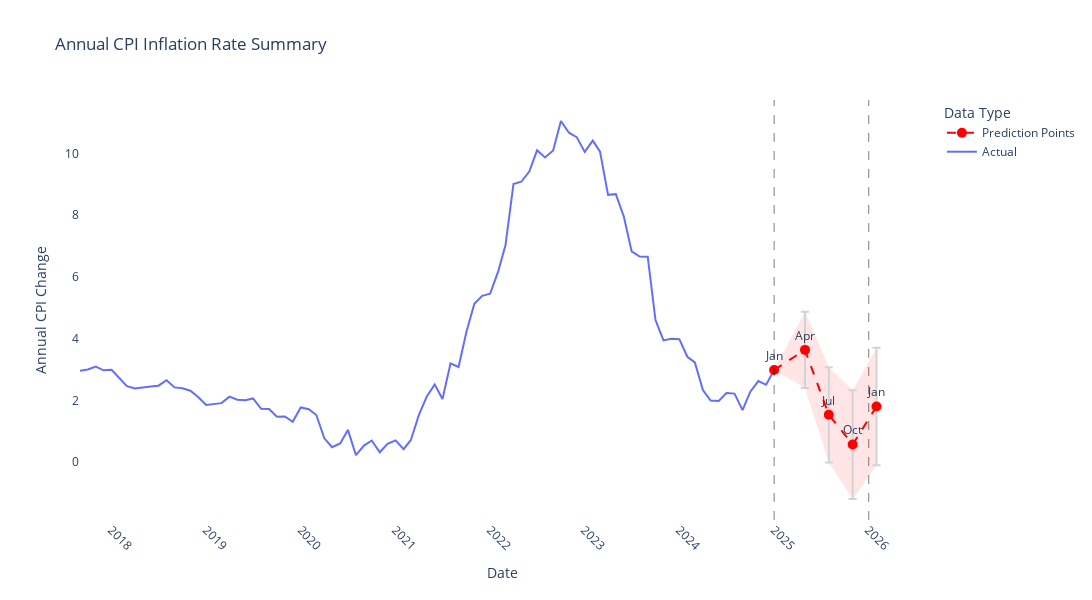

Notebook code cell kept with this figure:
### Markdown cell above
The final plot constitutes an output summary of our trials, representing the last prediction point each of the best selectd models generate for their respective time window (12,9,6 and 3).

### Code cell
extended_test_data_12['Recovered_CPI_Annual_Change_12'] = predictions_inflation_12_reversed
extended_test_data_9['Recovered_CPI_Annual_Change_9'] = predictions_inflation_9_reversed
extended_test_data_6['Recovered_CPI_Annual_Change_6'] = predictions_inflation_6_reversed
extended_test_data_3['Recovered_CPI_Annual_Change_3'] = predictions_inflation_3_reversed

# Extract specific points for the 3rd, 6th, 9th, and 12th month predictions
prediction_points = {
    'last_actual': visualization_data[visualization_data['Date_CPI'] == '2025-01-01T00:00:00.000000000']['CPI_Annual_Change'].values[0],
    '3-Month Prediction': extended_test_data_3[extended_test_data_3['Date_CPI'] == '2025-04-30T00:00:00.000000000']['Recovered_CPI_Annual_Change_3'].values[0],
    '6-Month Prediction': extended_test_data_6[extended_test_data_6['Date_CPI'] == '2025-07-31T00:00:00.000000000']['Recovered_CPI_Annual_Change_6'].values[0],
    '9-Month Prediction': extended_test_data_9[extended_test_data_9['Date_CPI'] == '2025-10-31T00:00:00.000000000']['Recovered_CPI_Annual_Change_9'].values[0],
    '12-Month Prediction': extended_test_data_12[extended_test_data_12['Date_CPI'] == '2026-01-31T00:00:00.000000000']['Recovered_CPI_Annual_Change_12'].values[0]
}


# Create a new DataFrame for these points with RMSE values
prediction_points_df = pd.DataFrame({
    'Date_CPI': pd.to_datetime(['2025-01-01', '2025-04-30', '2025-07-31', '2025-10-31', '2026-01-31']),
    'Annual_Change': list(prediction_points.values()),
    'RMSE': [0] + [best_model_rmse_test_3, best_model_rmse_test_6, best_model_rmse_test_9, best_model_rmse_test_12]
})

# Calculate upper and lower bounds
prediction_points_df['Upper_Bound'] = prediction_points_df['Annual_Change'] + prediction_points_df['RMSE']
prediction_points_df['Lower_Bound'] = prediction_points_df['Annual_Change'] - prediction_points_df['RMSE']

fig = go.Figure()

# Add actual data trace
actual_data = visualization_data[['Date_CPI', 'CPI_Annual_Change']].rename(columns={'CPI_Annual_Change': 'Annual_Change'})
actual_data['Date_CPI'] = pd.to_datetime(actual_data['Date_CPI'])
fig.add_trace(go.Scatter(x=actual_data['Date_CPI'], y=actual_data['Annual_Change'], mode='lines', name='Actual'))


fig.add_trace(go.Scatter(
    x=prediction_points_df['Date_CPI'],
    y=prediction_points_df['Upper_Bound'],
    mode='lines',
    line=dict(width=0),
    name='Upper Bound',
    showlegend=False
))


fig.add_trace(go.Scatter(
    x=prediction_points_df['Date_CPI'],
    y=prediction_points_df['Lower_Bound'],
    mode='lines',
    line=dict(width=0),
    fill='tonexty',
    fillcolor='rgba(255, 0, 0, 0.1)',
    name='Confidence Interval',
    showlegend=False
))


fig.add_trace(go.Scatter(
    x=prediction_points_df['Date_CPI'],
    y=prediction_points_df['Annual_Change'],
    mode='lines+markers+text',
    name='Prediction Points',
    line=dict(color='red', dash='dash'),
    marker=dict(size=10, color='red'),
    text=prediction_points_df['Date_CPI'].dt.strftime('%b'),
    textposition='top center',
    error_y=dict(
        type='data',
        array=prediction_points_df['RMSE'],
        visible=True,
        color='lightgrey', 
    )
))

fig.add_shape(
    type="line",
    x0="2025-01-01", y0=0, x1="2025-01-01", y1=1,
    xref='x', yref='paper', opacity=0.5,
    line=dict(color="Black", width=1, dash="dash")
)
fig.add_shape(
    type="line",
    x0="2026-01-01", y0=0, x1="2026-01-01", y1=1,
    xref='x', yref='paper', opacity=0.5,
    line=dict(color="Black", width=1, dash="dash")
)

fig.update_layout(
    height=600,
    width=1200,
    title_text="Annual CPI Inflation Rate Summary",
    xaxis_title="Date",
    yaxis_title="Annual CPI Change",
    legend_title="Data Type",
    plot_bgcolor='white'
)

fig.update_xaxes(tickangle=45, showgrid=True)
fig.update_yaxes(showgrid=True)

fig.show()

### Figure 1 — Plotly figure (JSON) as saved in the notebook; plotly's stock layout.template omitted (floating-point values rounded to 4 significant figures)
{"data": [{"mode": "lines", "name": "Actual", "type": "scatter", "x": ["2017-09-01T00:00:00", "2017-10-01T00:00:00", "2017-11-01T00:00:00", "2017-12-01T00:00:00", "2018-01-01T00:00:00", "2018-02-01T00:00:00", "2018-03-01T00:00:00", "2018-04-01T00:00:00", "2018-05-01T00:00:00", "2018-06-01T00:00:00", "2018-07-01T00:00:00", "2018-08-01T00:00:00", "2018-09-01T00:00:00", "2018-10-01T00:00:00", "2018-11-01T00:00:00", "2018-12-01T00:00:00", "2019-01-01T00:00:00", "2019-02-01T00:00:00", "2019-03-01T00:00:00", "2019-04-01T00:00:00", "2019-05-01T00:00:00", "2019-06-01T00:00:00", "2019-07-01T00:00:00", "2019-08-01T00:00:00", "2019-09-01T00:00:00", "2019-10-01T00:00:00", "2019-11-01T00:00:00", "2019-12-01T00:00:00", "2020-01-01T00:00:00", "2020-02-01T00:00:00", "2020-03-01T00:00:00", "2020-04-01T00:00:00", "2020-05-01T00:00:00", "2020-06-01T00:00:00", "2020-07-01T00:00:00", "2020-08-01T00:00:00", "2020-09-01T00:00:00", "2020-10-01T00:00:00", "2020-11-01T00:00:00", "2020-12-01T00:00:00", "2021-01-01T00:00:00", "2021-02-01T00:00:00", "2021-03-01T00:00:00", "2021-04-01T00:00:00", "2021-05-01T00:00:00", "2021-06-01T00:00:00", "2021-07-01T00:00:00", "2021-08-01T00:00:00", "2021-09-01T00:00:00", "2021-10-01T00:00:00", "2021-11-01T00:00:00", "2021-12-01T00:00:00", "2022-01-01T00:00:00", "2022-02-01T00:00:00", "2022-03-01T00:00:00", "2022-04-01T00:00:00", "2022-05-01T00:00:00", "2022-06-01T00:00:00", "2022-07-01T00:00:00", "2022-08-01T00:00:00", "2022-09-01T00:00:00", "2022-10-01T00:00:00", "2022-11-01T00:00:00", "2022-12-01T00:00:00", "2023-01-01T00:00:00", "2023-02-01T00:00:00", "2023-03-01T00:00:00", "2023-04-01T00:00:00", "2023-05-01T00:00:00", "2023-06-01T00:00:00", "2023-07-01T00:00:00", "2023-08-01T00:00:00", "2023-09-01T00:00:00", "2023-10-01T00:00:00", "2023-11-01T00:00:00", "2023-12-01T00:00:00", "2024-01-01T00:00:00", "2024-02-01T00:00:00", "2024-03-01T00:00:00", "2024-04-01T00:00:00", "2024-05-01T00:00:00", "2024-06-01T00:00:00", "2024-07-01T00:00:00", "2024-08-01T00:00:00", "2024-09-01T00:00:00", "2024-10-01T00:00:00", "2024-11-01T00:00:00", "2024-12-01T00:00:00", "2025-01-01T00:00:00"], "y": [2.959, 3.001, 3.092, 2.973, 2.989, 2.708, 2.458, 2.382, 2.421, 2.447, 2.474, 2.653, 2.419, 2.392, 2.31, 2.104, 1.848, 1.869, 1.908, 2.118, 2.021, 2.005, 2.061, 1.724, 1.715, 1.464, 1.474, 1.302, 1.769, 1.71, 1.523, 0.7674, 0.4799, 0.6032, 1.04, 0.2196, 0.5319, 0.6972, 0.3151, 0.5888, 0.7006, 0.4142, 0.7143, 1.526, 2.115, 2.514, 2.04, 3.197, 3.08, 4.206, 5.13, 5.386, 5.456, 6.177, 7.023, 9.011, 9.083, 9.412, 10.1, 9.87, 10.1, 11.05, 10.67, 10.53, 10.05, 10.42, 10.06, 8.658, 8.681, 7.95, 6.827, 6.657, 6.652, 4.6, 3.941, 3.993, 3.981, 3.411, 3.228, 2.333, 1.99, 1.975, 2.234, 2.216, 1.68, 2.281, 2.622, 2.503, 2.983]}, {"line": {"width": 0}, "mode": "lines", "name": "Upper Bound", "showlegend": false, "type": "scatter", "x": ["2025-01-01T00:00:00", "2025-04-30T00:00:00", "2025-07-31T00:00:00", "2025-10-31T00:00:00", "2026-01-31T00:00:00"], "y": [2.983, 4.868, 3.073, 2.329, 3.705]}, {"fill": "tonexty", "fillcolor": "rgba(255, 0, 0, 0.1)", "line": {"width": 0}, "mode": "lines", "name": "Confidence Interval", "showlegend": false, "type": "scatter", "x": ["2025-01-01T00:00:00", "2025-04-30T00:00:00", "2025-07-31T00:00:00", "2025-10-31T00:00:00", "2026-01-31T00:00:00"], "y": [2.983, 2.398, -0.01348, -1.199, -0.1078]}, {"error_y": {"array": [0, 1.235, 1.543, 1.764, 1.907], "color": "lightgrey", "type": "data", "visible": true}, "line": {"color": "red", "dash": "dash"}, "marker": {"color": "red", "size": 10}, "mode": "lines+markers+text", "name": "Prediction Points", "text": ["Jan", "Apr", "Jul", "Oct", "Jan"], "textposition": "top center", "type": "scatter", "x": ["2025-01-01T00:00:00", "2025-04-30T00:00:00", "2025-07-31T00:00:00", "2025-10-31T00:00:00", "2026-01-31T00:00:00"], "y": [2.983, 3.633, 1.53, 0.565, 1.799]}], "layout": {"height": 600, "legend": {"title": {"text": "Data Type"}}, "plot_bgcolor": "white", "shapes": [{"line": {"color": "Black", "dash": "dash", "width": 1}, "opacity": 0.5, "type": "line", "x0": "2025-01-01", "x1": "2025-01-01", "xref": "x", "y0": 0, "y1": 1, "yref": "paper"}, {"line": {"color": "Black", "dash": "dash", "width": 1}, "opacity": 0.5, "type": "line", "x0": "2026-01-01", "x1": "2026-01-01", "xref": "x", "y0": 0, "y1": 1, "yref": "paper"}], "title": {"text": "Annual CPI Inflation Rate Summary"}, "width": 1200, "xaxis": {"showgrid": true, "tickangle": 45, "title": {"text": "Date"}}, "yaxis": {"showgrid": true, "title": {"text": "Annual CPI Change"}}}}
